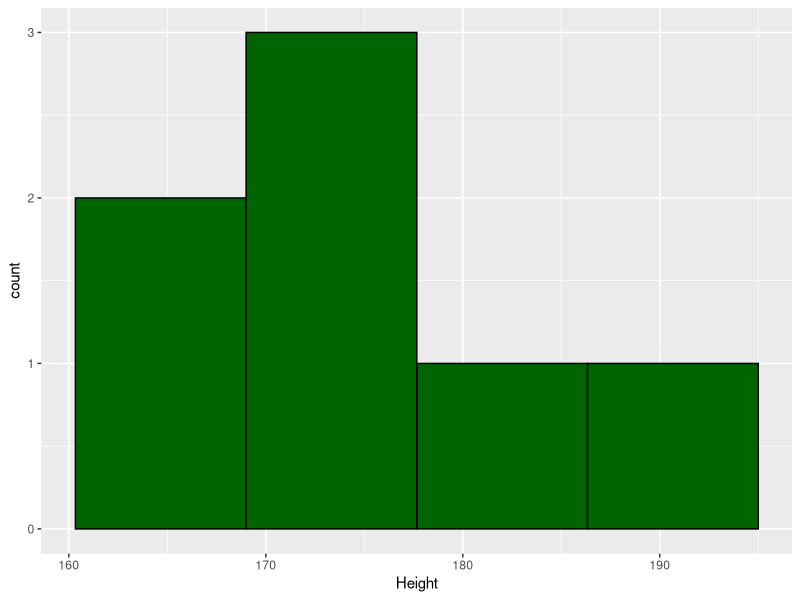
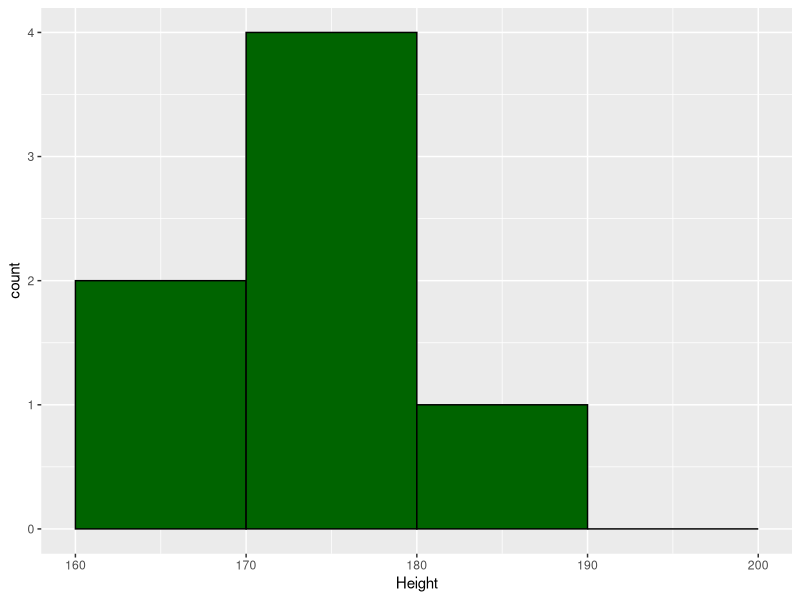
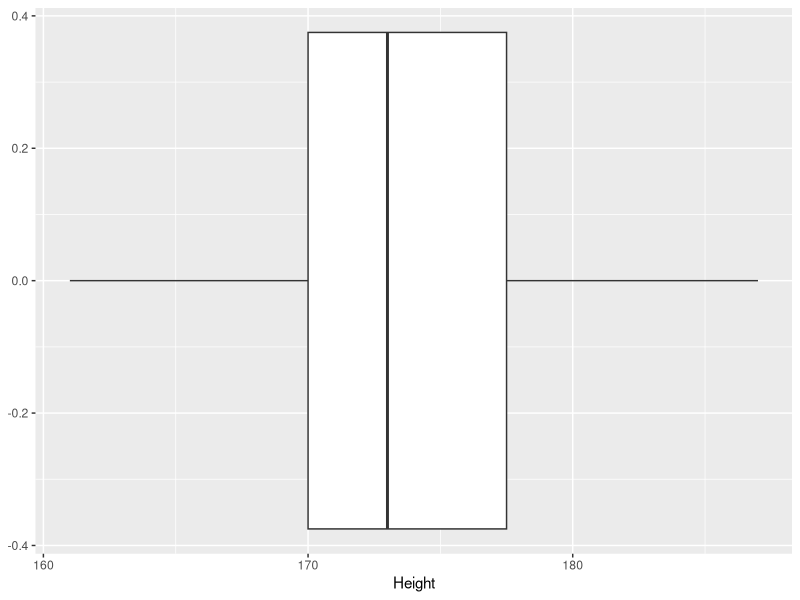
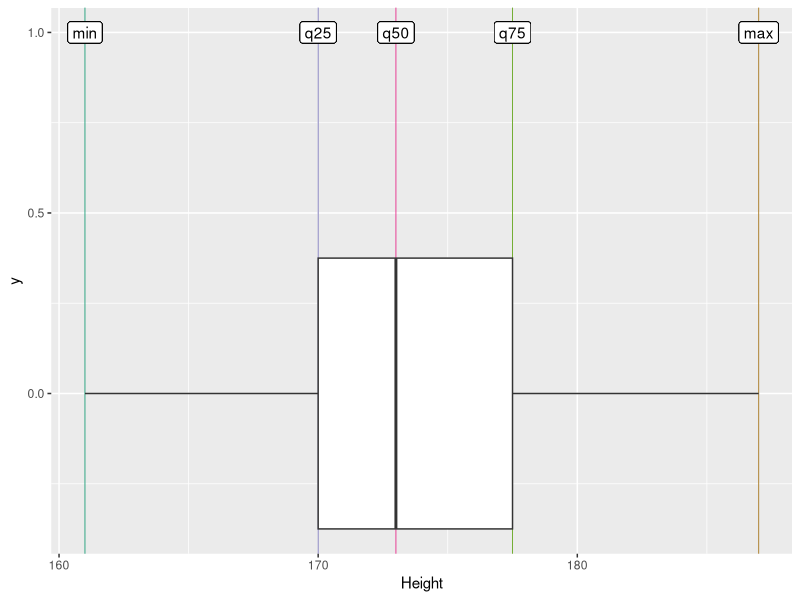
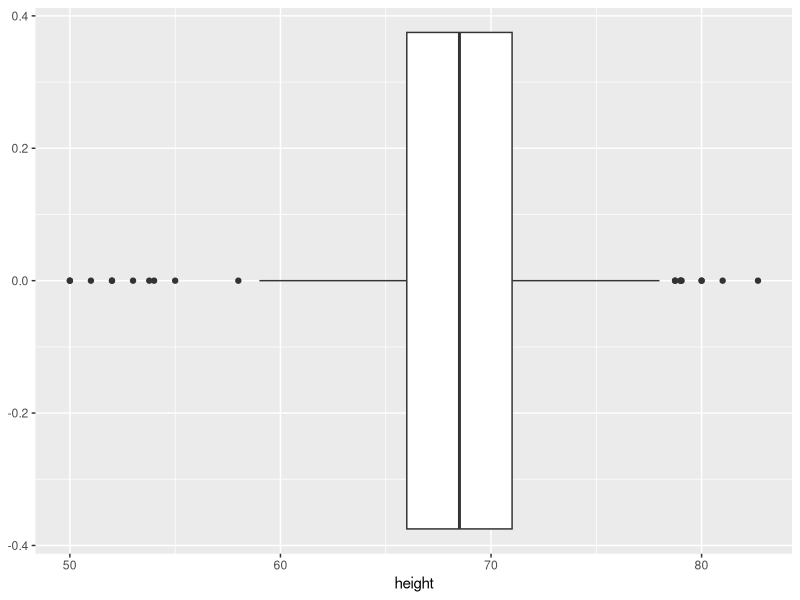
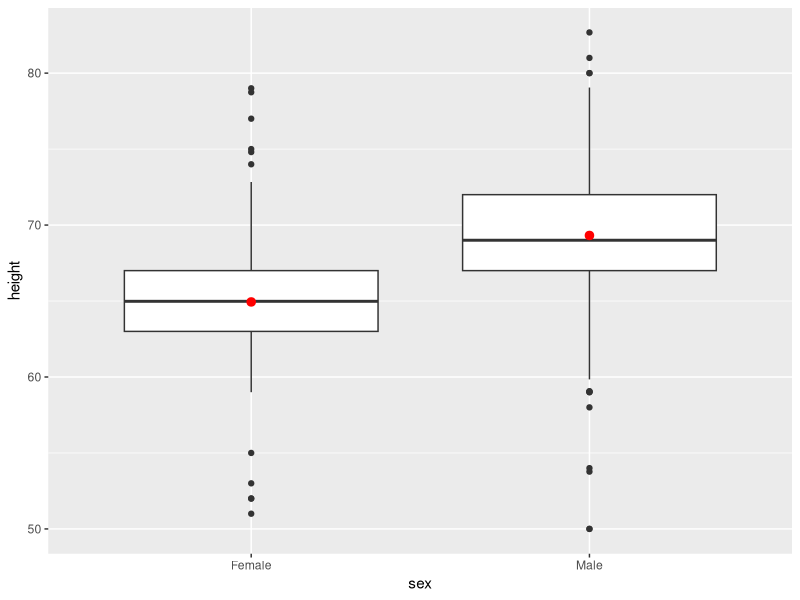
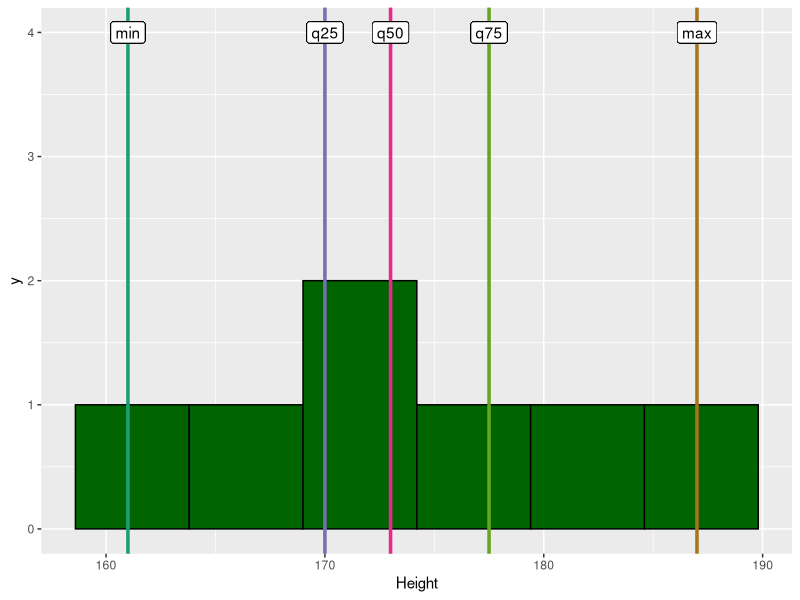
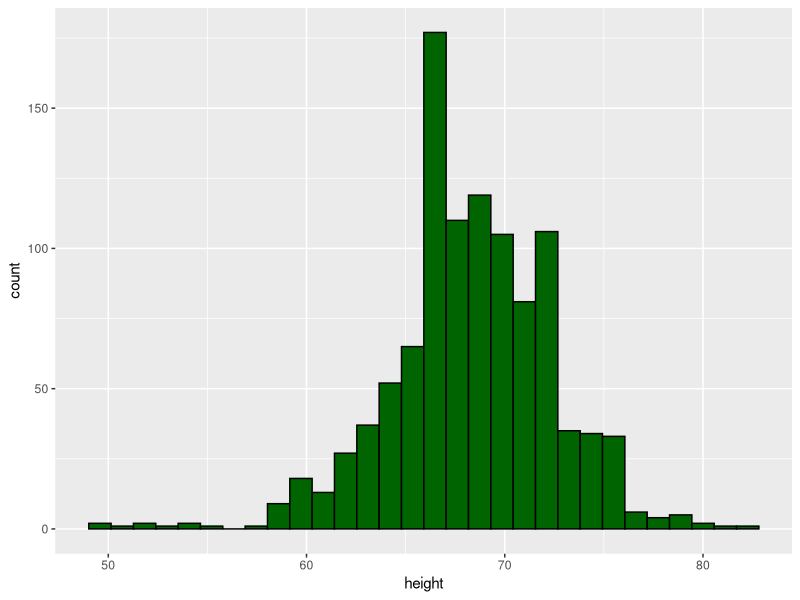

Here is the R script that generated these plots, in order:
## ---- chunk 1
knitr::opts_chunk$set(echo = TRUE)

library(tidyverse)
library(ggplot2)
## ---- chunk 2
class_student <- tribble(
     ~Name, ~Height, ~Weigth,
    "Jude",    172L,     75L,
  "Philip",    180L,     87L,
    "Carl",    187L,     81L,
    "Anne",    168L,     64L,
    "Rose",    173L,     56L,
   "Peter",    175L,     78L,
    "Mary",    161L,     51L
  )

class_student %>% 
  arrange(Height)
## ---- chunk 3
library(dslabs)
data(heights)
heights
## ---- chunk 4
summary(class_student$Height)
## ---- chunk 5
sort(class_student$Height)
## ---- chunk 6
median(class_student$Height)
## ---- chunk 7
vector <- c(3, 13, 2, 34, 11, 17, 27, 47)
vector
## ---- chunk 8
sort(vector)
## ---- chunk 9
(13 + 17) / 2
## ---- chunk 10
median(vector)
## ---- chunk 11
summary(class_student$Height)[c("1st Qu.", "Median", "3rd Qu.")]
## ---- chunk 12
quantile(class_student$Height, probs = c(0.25, 0.75))
## ---- chunk 13
diff(range(class_student$Height))
## ---- chunk 14
IQR(class_student$Height)
## ---- chunk 15
mean(class_student$Height)
## ---- chunk 16
x <- class_student$Height
sqrt(sum(abs((x-mean(x))^2))/(length(x)-1))
## ---- chunk 17
sd(class_student$Height)
## ---- chunk 18
ggplot(class_student) +
  aes(x = Height) +
  geom_histogram(bins = 4, color = "black", fill = "darkgreen")
## ---- chunk 19
bin_v = seq(160, 200, by=10)
bin_v
pl <- ggplot(class_student) +
  aes(x = Height) +
  geom_histogram(color = "black", fill = "darkgreen", breaks = bin_v)
pl
## ---- chunk 20
height_metric <- class_student %>% 
  summarise(
    min = min(Height),
    q25 = quantile(Height, probs = 0.25),
    median = quantile(Height, probs = 0.50),
    q75 = quantile(Height, probs = 0.75),
    max = max(Height)
  )
height_metric
## ---- chunk 21
# set up a color palette
library(RColorBrewer)  # colors
colors <- as.list(brewer.pal(n = 8, name = 'Dark2'))
objects <- c(
  "min",
  "q05",
  "q25",
  "median",
  "q75",
  "q95",
  "max",
  "bins"
)
names(colors) <- objects
## ---- chunk 22
ggplot(class_student) +
  aes(x = Height) +
  geom_boxplot() 
## ---- chunk 23
v_line_size = 0.3
ggplot(class_student) +
  aes(x = Height) +
  geom_vline(xintercept = height_metric$min, colour = colors$min, size = v_line_size) +
  geom_label(aes(x = height_metric$min, y = 1, label = "min")) +
  geom_vline(xintercept = height_metric$q25, colour = colors$q25, size = v_line_size) +
  geom_label(aes(x = height_metric$q25, y = 1, label = "q25")) +
  geom_vline(xintercept = height_metric$median, colour = colors$median, size = v_line_size) +
  geom_label(aes(x = height_metric$median, y = 1, label = "q50")) +
  geom_vline(xintercept = height_metric$q75, colour = colors$q75, size = v_line_size) +
  geom_label(aes(x = height_metric$q75, y = 1, label = "q75")) +
  geom_vline(xintercept = height_metric$max, colour = colors$max, size = v_line_size) +
  geom_label(aes(x = height_metric$max, y = 1, label = "max")) +
  geom_boxplot() 
## ---- chunk 24
library(dslabs)
data(heights)
heights
## ---- chunk 25
heights %>% 
  ggplot() +
  aes(x = height) + 
  geom_boxplot()
## ---- chunk 26
heights %>% 
  ggplot() +
  aes(x = sex, y = height) + 
  geom_boxplot() +
  stat_summary(fun=mean, geom="point", shape=20, size=4, color="red", fill="red")
## ---- chunk 27
pl <- ggplot(class_student) +
  aes(x = Height) +
  geom_histogram(color = "black", fill = "darkgreen", bins = 6)

v_line_size = 1.2
pl + 
  geom_vline(xintercept = height_metric$min, colour = colors$min, size = v_line_size) +
  geom_label(aes(x = height_metric$min, y = 4, label = "min")) +
  geom_vline(xintercept = height_metric$q25, colour = colors$q25, size = v_line_size) +
  geom_label(aes(x = height_metric$q25, y = 4, label = "q25")) +
  geom_vline(xintercept = height_metric$median, colour = colors$median, size = v_line_size) +
  geom_label(aes(x = height_metric$median, y = 4, label = "q50")) +
  geom_vline(xintercept = height_metric$q75, colour = colors$q75, size = v_line_size) +
  geom_label(aes(x = height_metric$q75, y = 4, label = "q75")) +
  geom_vline(xintercept = height_metric$max, colour = colors$max, size = v_line_size) +
  geom_label(aes(x = height_metric$max, y = 4, label = "max"))
## ---- chunk 28
pl <- ggplot(heights) +
  aes(x = height) +
  geom_histogram(color = "black", fill = "darkgreen")
pl
## ---- chunk 29
height_metric_2 <- heights %>% 
  summarise(
    min = min(height),
    q25 = quantile(height, probs = 0.25),
    median = quantile(height, probs = 0.50),
    q75 = quantile(height, probs = 0.75),
    max = max(height)
  )

v_line_size = 0.3
label_y <- 200
pl <- ggplot(heights) +
  aes(x = height) +
  geom_vline(xintercept = height_metric_2$min, colour = colors$min, size = v_line_size) +
  geom_label(aes(x = height_metric_2$min, y = label_y, label = "min")) +
  geom_vline(xintercept = height_metric_2$q25, colour = colors$q25, size = v_line_size) +
  geom_label(aes(x = height_metric_2$q25, y = label_y, label = "q25")) +
  geom_vline(xintercept = height_metric_2$median, colour = colors$median, size = v_line_size) +
  geom_label(aes(x = height_metric_2$median, y = label_y, label = "q50")) +
  geom_vline(xintercept = height_metric_2$q75, colour = colors$q75, size = v_line_size) +
  geom_label(aes(x = height_metric_2$q75, y = label_y, label = "q75")) +
  geom_vline(xintercept = height_metric_2$max, colour = colors$max, size = v_line_size) +
  geom_label(aes(x = height_metric_2$max, y = label_y, label = "max"))

# slow operation
pl +
  geom_histogram() 

## ---- chunk 30
pl <- ggplot(heights) +
  aes(x = height, y = ..density..) +
  geom_histogram(color = "black", fill = "darkgreen")
pl
## ---- chunk 31
pl <- ggplot(heights) +
  aes(x = height, y = ..density..) +
  geom_histogram(color = "black", fill = "darkgreen") + 
  geom_density(adjust = 1, color = "red", size = 2)
pl
## ---- chunk 32
pl <- ggplot(heights) +
  aes(x = height, y = ..density.., fill = sex, color = sex) +
  geom_density(adjust = 1, alpha = 0.7)
pl
